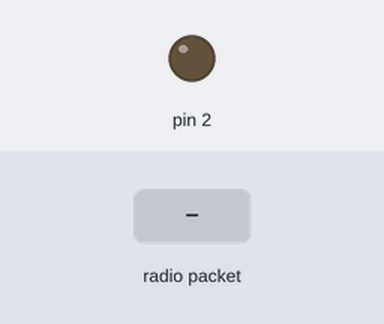
A sketch run on a simulated Arduino Uno, built with avr-gcc and run on an emulated ATmega328P. On the bench: output pins drawn as LEDs (lit = HIGH). The test bench sets the inputs (shaded band). No radio packets arrive unless stated; what the sketch prints to the serial monitor is not drawn.

Above: at 1.2 s.
1.3 s: radio packet "1" arrives
Timing chart, 0 to 4.3 s (numbered marks = the images above; inputs shaded):
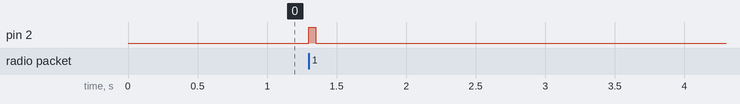

Measured:
- after the input at 1.3 s, pin 2: LOW → HIGH at once, → LOW 0.05 s later

The sketch:

Rx.ino
```cpp
#include <RH_ASK.h>
#ifdef RH_HAVE_HARDWARE_SPI
#include <SPI.h>
#endif


RH_ASK driver(2000, 23, 22, 0); // Configuração do módulo ASK rx,tx

void setup() {
  Serial.begin(9600);
  pinMode(2, OUTPUT);
  if (!driver.init()) {
    Serial.println("Falha ao iniciar o driver");
  }
}

void loop() {
  uint8_t buf[RH_ASK_MAX_MESSAGE_LEN];
  uint8_t buflen = sizeof(buf);

  if (driver.recv(buf, &buflen)) {
    digitalWrite(2, HIGH);
    buf[buflen] = '\0';  // Garante que seja uma string válida

    // Converte buffer para String do Arduino
    String receivedStr = String((char*)buf);

    Serial.println(receivedStr);
    delay(50);
  }
  else{
    digitalWrite(2, LOW);
  }
}
```
